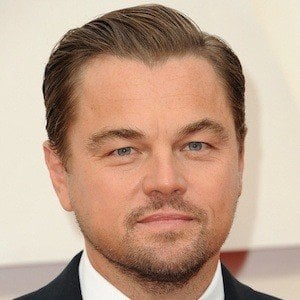
#> input picture images/leo.jpg, 300 x 300 px
$ jupyter execute select_keypoints.ipynb   (shell and % lines are left out)
#> lines starting #> are read from the running program, lines starting #| are printed output that depends on the picture
### a5utils.py
import numpy as np
import matplotlib.pyplot as plt
from matplotlib import animation,rc

# [82 lines left out: functions bilinear_interpolate, display_movie, not called in this run]

class SelectPoints:
    """
    Class that encapsulates allowing the user to click on a matplotlib
    axis and renders the points they clicked on
    """
    def __init__(self,ax,npoints):
        self.ax = ax
        self.pts, = ax.plot([0],[0],'r.')
        self.npoints = npoints
        self.xs = list()
        self.ys = list()
        self.cid = self.pts.figure.canvas.mpl_connect('button_press_event',self)
        self.toffset = 0.05*(ax.viewLim.x1-ax.viewLim.x0)

    # [16 lines left out: function __call__, not called in this run]

def select_k_points(ax,npoints):
    """
    Function to allow for interactive selection of points, displaying
    a number along side each point you click in order to make it easier
    to maintain correspondence.

    Parameters
    ----------
    ax : matplotlib figure axis
        Indicates the axis where you want to allow the user to select points
    npoints : int
        How many points are needed from the user

    Returns
    -------
    SelectPoints object
        Returns an object with fields xs and ys that contain the point
        coordinates once the user clicks

    """

    ax.set_title(('click to select %d points' % npoints))
    selectpoints = SelectPoints(ax,npoints)
    plt.show()
    return selectpoints

### select_keypoints.ipynb
# Keypoint Selection

This notebook contains code to help you select corresponding keypoints for a pair of images
to use for your morphing and face swaop experiments.  We will use the same interactive
keypoint selection method that we used for panorama stitching. Picking out 20-30 corresponding
keypoints in one go is challenging since we need to make sure and click on the points in the
exact same order for the two images.  The code below addresses this by breaking down the
process into a number of batches where in each batch we just click on a few sets of points
at a time. This is accomplished by re-executing the same cell multiple times until a sufficient
number of keypoints have been selected. You should feel free to modify the code as you see fit
to make the process easy for you.

The images you choose should meet the following criteria:
1. Images should be color images containing human faces (no animals, cartoons etc.)
2. The face should fill most of the frame so that there isn't a lot of background, body etc.
3. Images should be of sufficiently large resolution (>200 pixels in width/height)
4. Both images need to be the same resolution. This is just to simplify our implementation of face morphing.  Please crop or resize as necessary to make them the same dimensions

[cell 1]

import a5utils
import matplotlib.pyplot as plt
import pickle
import numpy as np

import cv2
from skimage.transform import resize

[cell 2]
image1 = plt.imread('images/leo.jpg')
#> image1 is the input picture: shape (300, 300, 3); mean R, G, B 192, 161.4, 140.9
# image2 = plt.imread('images/cage.jpg')
img = cv2.imread('images/cage.jpg')
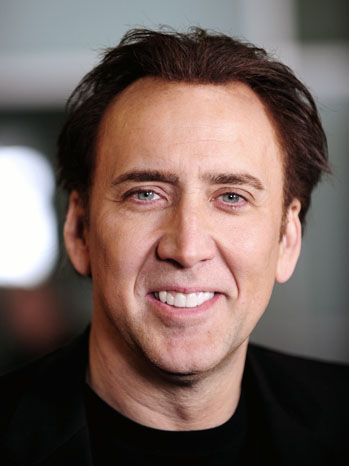
#> input picture images/cage.jpg, 349 x 466 px
#> img is the input picture: shape (466, 349, 3); mean B, G, R 91.2, 96.9, 115.8
# res = cv2.resize(img, dsize=(300, 300), interpolation=cv2.INTER_NEAREST)
rgb_img = cv2.cvtColor(img, cv2.COLOR_BGR2RGB)
image2 = resize(rgb_img, (300,300,3))
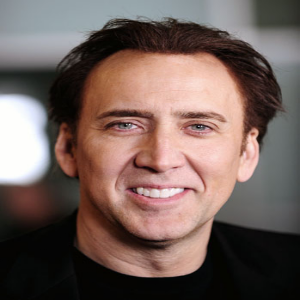
#> image2: shape (300, 300, 3) float64; mean R, G, B 0.454, 0.38, 0.358

#convert images to floating point
if (image1.dtype == np.uint8):
    image1 = image1.astype(float) / 256

if (image2.dtype == np.uint8):
    image2 = image2.astype(float) / 256

# [11 lines of commented-out code are left out]
assert(image1.shape == image2.shape)

# prepare to click some points.
# we will click points in small batches to make it
# easier to keep track of correspondences.


#number of points to click per-batch
npoints = 5

# initialize
batch = 0

[cell 3]
# re-execute this cell as many times as needed to
# label a dense set of points.

#make the figure a bit bigger so it is easier to click
plt.rcParams['figure.figsize'] = [8, 8]

fig = plt.figure()

ax1 = fig.add_subplot(1,2,1)
ax1.imshow(image1)
if (batch>0):
    ax1.plot(coords1[0,:],coords1[1,:],'r.')

ax2 = fig.add_subplot(1,2,2)
ax2.imshow(image2)
if (batch>0):
    ax2.plot(coords2[0,:],coords2[1,:],'r.')

pts1 = a5utils.select_k_points(ax1,npoints)
#> in select_k_points, `plt.show()`:
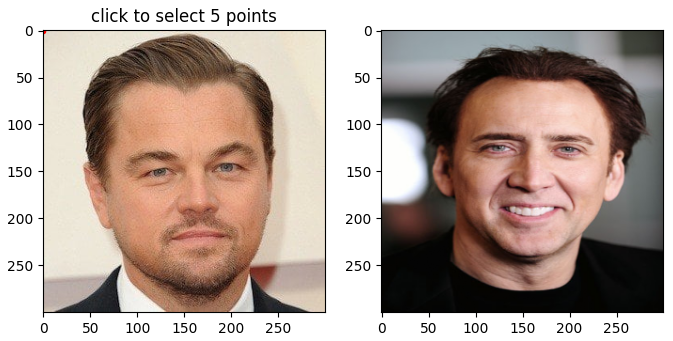
#> figure drawn by matplotlib, 2 panels
pts2 = a5utils.select_k_points(ax2,npoints)

[cell 4]
# execute this cell after each round of clicking in order
# to append the clicked points to the array
if (batch==0):
    coords1 = np.array((pts1.xs,pts1.ys))
    coords2 = np.array((pts2.xs,pts2.ys))
else:
    coords1 = np.append(coords1,np.array((pts1.xs,pts1.ys)),axis=1)
    coords2 = np.append(coords2,np.array((pts2.xs,pts2.ys)),axis=1)

batch = batch + 1

[cell 5]
# save out the results for use in your notebook
f = open('swap_correspondeces.pckl','wb')
pickle.dump((image1,image2,coords1,coords2),f)
f.close()
